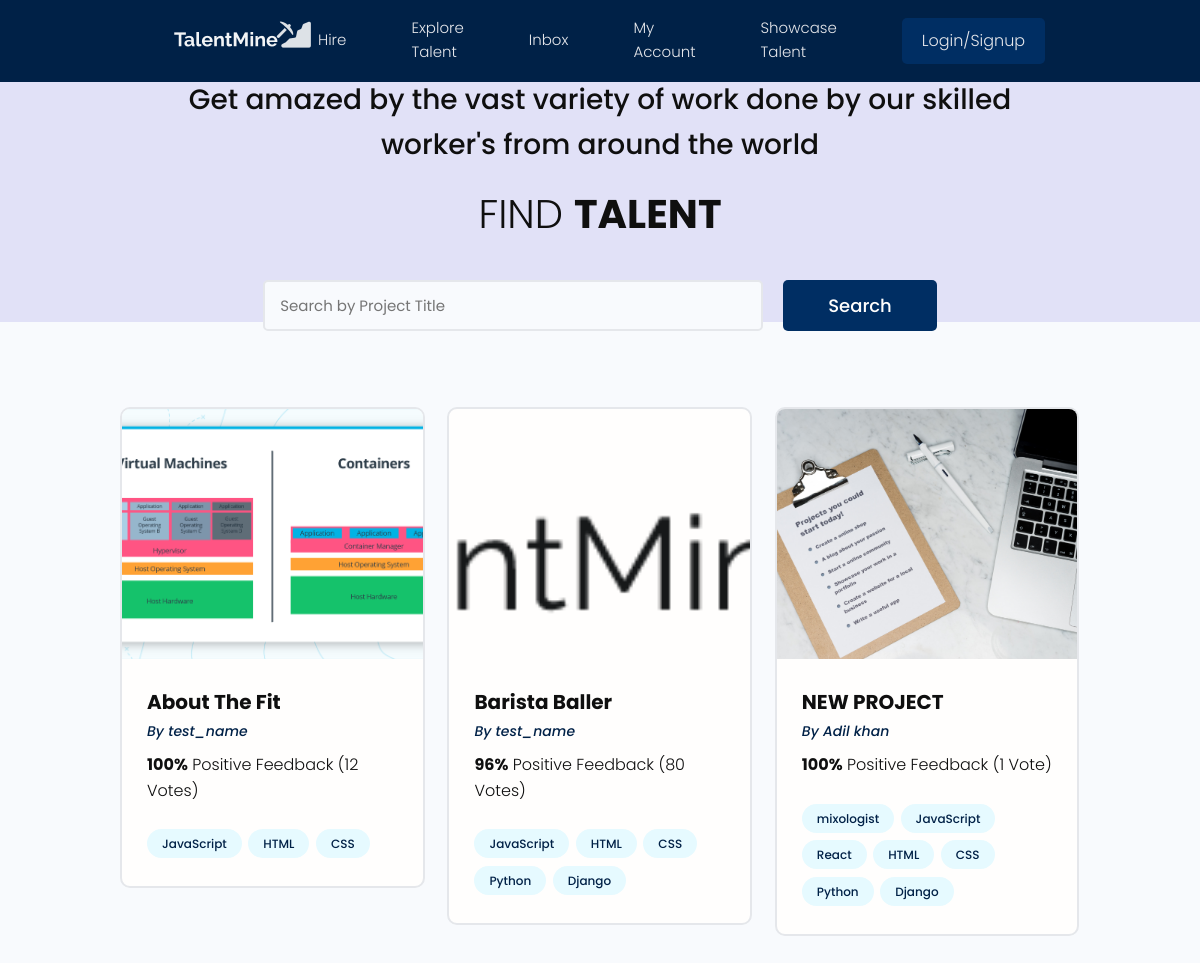
The app's page /project/ with its own data.
### projects/models.py (models this page shows, shortened)
class Project(models.Model):
    owner = models.ForeignKey(Profile,null=True,blank=True,on_delete=models.SET_NULL)
    id = models.UUIDField(default = uuid.uuid4, unique=True,primary_key=True,editable=False)
    title = models.CharField(max_length=200)
    description = models.TextField(null=True, blank=True)
    featured_image = models.ImageField(null=True,blank=True,default="default.jpg")
    demo_link = models.CharField(max_length=20000,null=True,blank=True)
    source_link = models.CharField(max_length=20000,null=True,blank=True)
    tags = models.ManyToManyField('Tag',blank=True)
    vote_total = models.IntegerField(default=0,null=True,blank=True)
    vote_ratio = models.IntegerField(default=0,null=True,blank=True)
    created = models.DateTimeField(auto_now_add=True)

class Tag(models.Model):
    name = models.CharField(max_length=200)
    created = models.DateTimeField(auto_now_add=True)
    id = models.UUIDField(default = uuid.uuid4, unique=True,primary_key=True,editable=False)
    def __str__(self):
        return self.name

### users/models.py (models this page shows, shortened)
class Profile(models.Model):
    user = models.OneToOneField(User,on_delete=models.CASCADE,null=True,blank=True)
    name = models.CharField(max_length = 100,blank=True,null=True)
    email = models.EmailField(max_length=100,blank=True,null=True)
    username  = models.CharField(max_length = 100,blank=True,null=True)
    location = models.CharField(max_length = 500,blank=True,null=True)
    short_intro  = models.CharField(max_length = 180,blank=True,null=True)
    bio = models.TextField(blank=True,null=True)
    profile_image = models.ImageField(null=True,blank=True,upload_to = 'profiles/',default ="profiles/avatar.jpeg" )
    social_github =  models.CharField(max_length = 5000,blank=True,null=True)
    social_twitter =  models.CharField(max_length = 5000,blank=True,null=True)
    social_linkedin =  models.CharField(max_length = 5000,blank=True,null=True)
    social_website =  models.CharField(max_length = 5000,blank=True,null=True)
    created = models.DateTimeField(auto_now_add=True)
    id = models.UUIDField(default = uuid.uuid4, unique=True,primary_key=True,editable=False)

### projects/views.py (the view)
# urls.py: path('',include('projects.urls')),
def projects(request):
    projects = Project.objects.all()
    context = {'projects':projects}
    return render(request,'projects/projects.html',context)

### projects/templates/projects/projects.html (shortened to what this page needs)
<!DOCTYPE html>
<html lang="en" dir="ltr">
    <head>
    </head>
    <body>
        {% extends 'main.html'%}
        {% block content %}
        <main class="projects">
          <section class="hero-section text-center">
            <div class="container container--narrow">
              <div class="hero-section__box">
                  <h4 style="padding: 20px;">Get amazed by the vast variety of work done by our skilled worker's from around the world </h4>
                <h2>Find <span>Talent</span></h2>
              </div>
              <div class="hero-section__search">
                <form class="form" action="#" method="get">
                  <div class="form__field">
                    <input class="input input--text" id="formInput#search" type="text" name="text"
                      placeholder="Search by Project Title" />
                  </div>
                  <input class="btn btn--sub btn--lg" type="submit" value="Search" />
                </form>
              </div>
            </div>
          </section>
          <section class="projectsList">
            <div class="container">
              <div class="grid grid--three">
                  {% for project in projects%}
                <div class="column">
                  <div class="card project">
                      <img class="project__thumbnail" src="{{ project.featured_image.url }}" alt="project thumbnail" />
                      <div class="card__body">
                        <h3 class="project__title">{{project.title}}</h3>
                        <p><a class="project__author" href="{% url 'user-profile' project.owner.id %}">By {{project.owner.name}}</a></p>
                        <p class="project--rating">
                          <span style="font-weight: bold;">{{project.vote_ratio}}%</span> Positive
                          Feedback ({{project.vote_total}} Vote{{project.vote_total|pluralize:"s"}})
                        </p>
                        <div class="project__tags">
                            {%for tag in project.tags.all%}
                            <span class="tag tag--pill tag--main">
                              <small>{{tag}}</small>
                            </span>
                            {%endfor%}
                        </div>
                      </div>
                  </div>
                </div>
                {%endfor%}
              </div>
            </div>
          </section>
        </main>
        {% endblock content%}

### static/styles/app.css (style rules this page uses)
:root { --color-sub: #2d2d3; }
.btn--sub { background-color: var(--color-sub-light); }
.card { border: 2px solid var(--color-light); }
img { width: 100%; }
.hero-section { height: 40vh; display: flex; align-items: center; background-color: var(--color-sub); }
.hero-section__box { margin-bottom: 4rem; }
.hero-section__box > h2, .hero-section__box > h2 > span { font-size: 4rem; color: var(--color-light); line-height: 1.3; text-transform: uppercase; }
.hero-section__box > h2 { font-weight: 300; }
.hero-section__box > h2 > span { font-weight: 700; }
.hero-section__search > .form { display: flex; align-items: center; justify-content: center; gap: 2rem; }
.hero-section__search > .form input.input--text { width: 50rem; }
.project__author { font-size: 1.4rem; font-style: italic; }
.project--rating { margin-bottom: 1.6em; margin-top: .5em; }
.projects > .hero-section { background: var(--color-sub-lighter); height: 30vh; }
.projects .hero-section__box { margin-bottom: 2.5rem; }
.projects .hero-section__box > h2 { color: var(--color-sub); }
.projects .hero-section__box > h2 > span { font-weight: 700; color: var(--color-sub); }
.projectsList { margin-top: 8rem; }
.project__thumbnail { height: 25rem; object-fit: cover; object-position: top center; }
.project__title { font-size: 2rem; font-weight: 700; color: var(--color-sub); }

### static/uikit/styles/modules/_variables.css (style rules this page uses)
:root { --color-main: #002147; --color-main-light: #e6faff; --color-sub: #002e63; --color-sub-light: #002e63; --color-sub-lighter: #e1e1f7; --color-text: rgb(15, 15, 15); --color-gray: #8b8b8b; --color-light: #e5e7eb; --color-light-gray: #767676; --color-bg: #f8fafd; --color-white: #fffefd; --color-white-light: #f3f3f3; --color-success: #359e64; --color-success-bg: #def8e8; --color-error: #fc4b0b; --color-error-bg: #fff2ee; --font-base: 'Poppins', arial, helvetica, 'Segoe UI', roboto, ubuntu, sans-serif; --font-monospace: 'Fira Code', 'Courier New', courier, monospace; --font-regular: 300; --font-medium: 500; --font-bold: 700; --generic-shadow: 1px 1px 5px #00000010; --generic-transition: all 0.3s ease-in-out; }

### static/uikit/styles/modules/_base.css (style rules this page uses)
* { margin: 0; padding: 0; box-sizing: border-box; text-rendering: optimizeLegibility; color: inherit; font-size: inherit; }
html { font-size: 50%; }
@media only screen and (min-width: 480px) { html { font-size: 56.25%; } }
@media only screen and (min-width: 1200px) { html { font-size: 62.5%; } }
body { line-height: 1.6; font-weight: 400; font-size: 1.5rem; color: var(--color-text); background-color: var(--color-bg); min-height: 100vh; }

### static/uikit/styles/modules/_typography.css (style rules this page uses)
* { font-family: var(--font-base); }
h2 { font-size: 3.6rem; font-weight: var(--font-bold); }
h3 { font-size: 3.2rem; font-weight: var(--font-medium); }
h4 { font-size: 2.8rem; font-weight: var(--font-medium); }
p, span, strong { font-size: 1.6rem; color: var(--color-text); font-weight: var(--font-regular); }
a { padding-bottom: 2px; text-decoration: none; display: inline-block; color: var(--color-main); font-weight: var(--font-medium); }

### static/uikit/styles/modules/_utilities.css (style rules this page uses)
.container { width: 92%; max-width: 165rem; margin: 0 auto; box-sizing: border-box; }
.container--narrow { width: 92%; max-width: 120rem; }
@media screen and (min-width: 1000px) { .container { width: 90%; } }
@media screen and (min-width: 1000px) { .container--narrow { width: 85%; } }
@media screen and (min-width: 1200px) { .container { width: 80%; } }
@media screen and (min-width: 1200px) { .container--narrow { width: 72%; } }
.text-center { text-align: center; }

### static/uikit/styles/modules/_button.css (style rules this page uses)
.btn { display: inline-block; position: relative; cursor: pointer; background-color: var(--color-light); font-weight: var(--font-medium); color: #385499; text-decoration: none; padding: 1rem 2rem; border-radius: 0.5rem; border: none; width: -webkit-fit-content; width: -moz-fit-content; width: fit-content; height: -webkit-fit-content; height: -moz-fit-content; height: fit-content; font-size: 1.6rem; outline-width: 0; outline-color: transparent; -webkit-backface-visibility: hidden; backface-visibility: hidden; transition: all 0.3s ease-in-out; }
.btn--sub { background-color: #385499; color: var(--color-white); }
.btn--lg { font-size: 1.8rem; padding: 1.2rem 4.5rem; }

### static/uikit/styles/modules/_card.css (style rules this page uses)
.card { border-radius: 1rem; background-color: var(--color-white); border: 1.5px solid var(--color-light); width: auto; height: auto; margin-top: 0.5rem; margin-bottom: 0.5rem; overflow: hidden; }
.card__body, .card__header { padding: 2rem 2.5rem; }

### records on screen
Project: featured_image (picture), title "About The Fit", owner.name "test_name", vote_ratio "100", vote_total "12"
Tag: name "JavaScript"
Tag: name "HTML"
Tag: name "CSS"
Project: featured_image (placeholder picture), title "Barista Baller", owner.name "test_name", vote_ratio "96", vote_total "80"
Tag: name "Python"
Tag: name "Django"
Project: featured_image (placeholder picture), title "NEW PROJECT", owner.name "Adil khan", vote_ratio "100", vote_total "1"
Tag: name "mixologist"
Tag: name "React"
